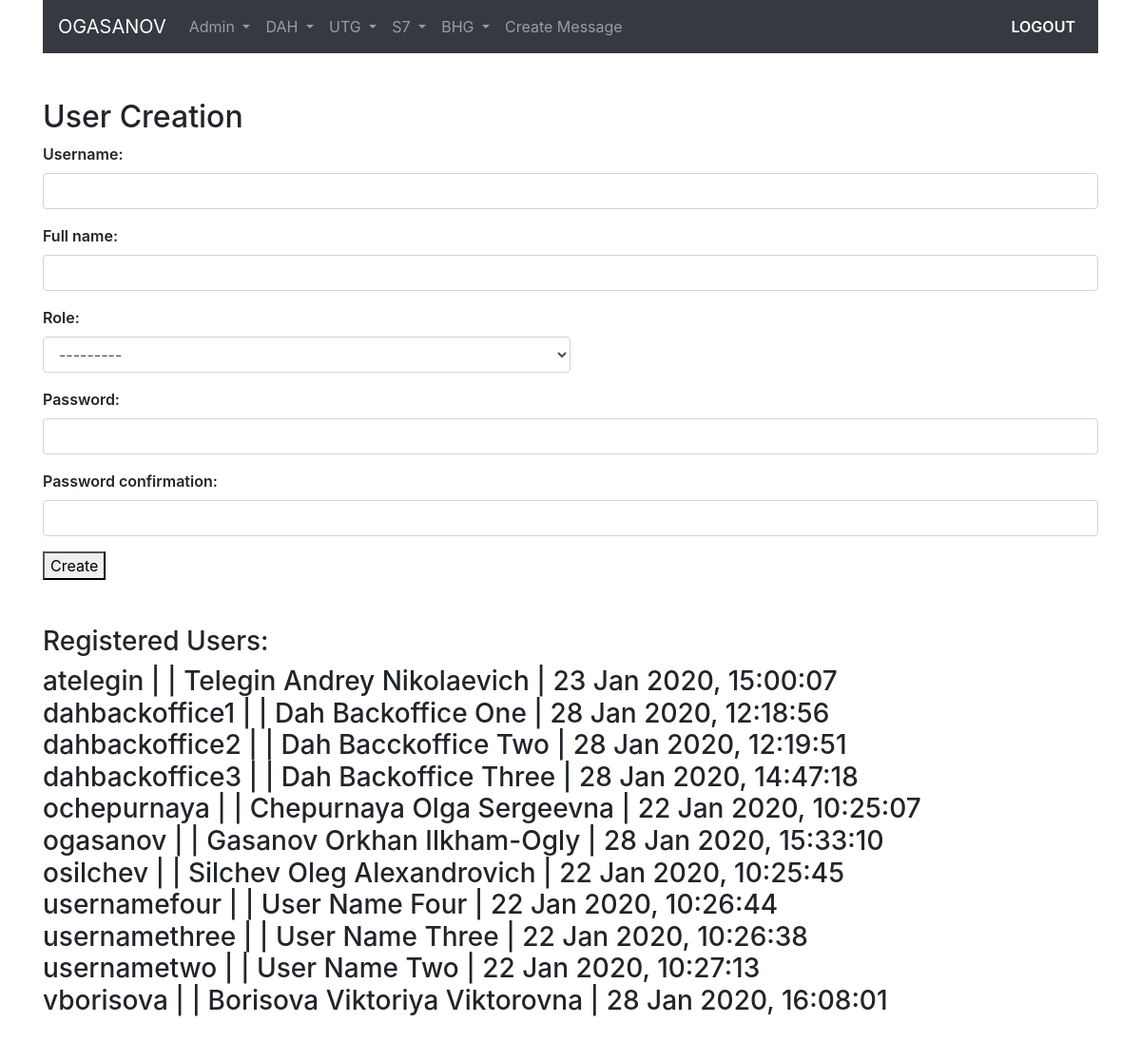
Page /create-user/ (signed in) on the earlier database version.
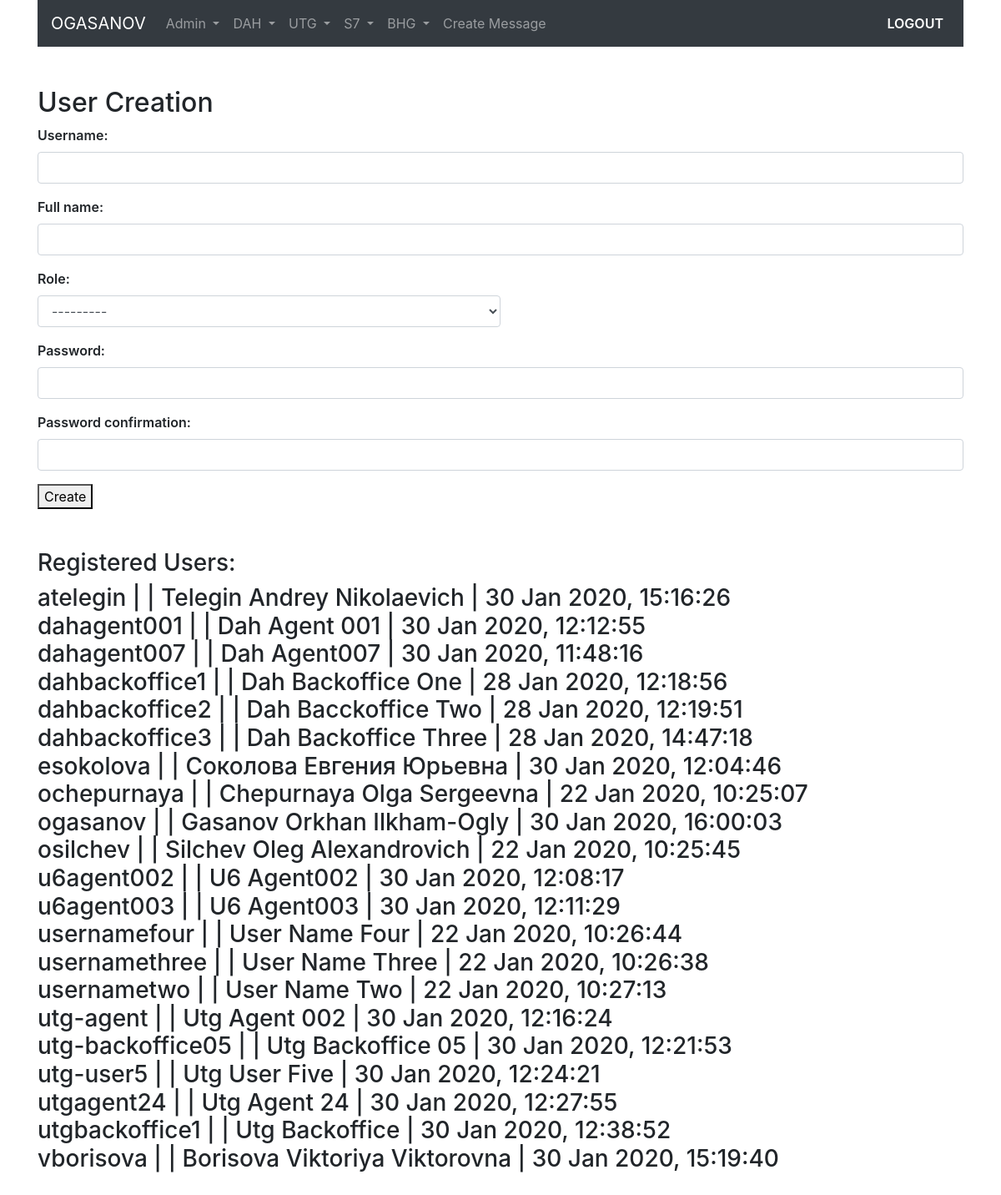
Same page on the later database version.
### user_model/models.py (models this page shows, shortened)
class UserModel(AbstractBaseUser):
    username = models.CharField(verbose_name='username', max_length=30, unique=True)
    fullname = models.CharField(verbose_name='full name', max_length=100)
    role = models.ForeignKey('UserRole', on_delete=models.CASCADE, related_name='role', null=True)
    date_joined = models.DateTimeField(verbose_name='date joined', auto_now_add=True)
    last_login = models.DateTimeField(verbose_name='last login', auto_now=True)
    is_admin = models.BooleanField(default=False)
    is_active = models.BooleanField(default=True)
    is_staff = models.BooleanField(default=False)
    is_superuser = models.BooleanField(default=False)
    USERNAME_FIELD = 'username'
    REQUIRED_FIELDS = ['fullname', 'role']
    objects = UserModelManager()
    class Meta:
        verbose_name = 'User'
        verbose_name_plural = 'Users'
        ordering = ['username']

### user_model/views.py (the view)
# urls.py: path('create-user/', usercreation_view, name='usercreate'),
@login_required
def usercreation_view(request):
    context = {}
    users = UserModel.objects.all()
    if request.POST:
        form = UserModelCreationForm(request.POST)
        if form.is_valid():
            form.save()
            messages.success(request, 'Account created successfully')
            return redirect('usercreate')
        else:
            context['usercreation_form'] = form
    else:
        form = UserModelCreationForm()
        context['usercreation_form'] = form
        context['users'] = users
    return render(request, 'user_model/usercreationform.html', context)

### user_model/forms.py
class UserModelCreationForm(UserCreationForm):
    password1 = forms.CharField(label='Password', max_length=30, widget=forms.PasswordInput(attrs={'class': 'form-control'}))
    password2 = forms.CharField(label='Password confirmation', max_length=30, widget=forms.PasswordInput(attrs={'class': 'form-control'}))
    class Meta:
        model = UserModel
        fields = ('username', 'fullname', 'role', 'password1', 'password2')
        widgets = {
            'username': forms.TextInput(attrs={'class': 'form-control'}),
            'fullname': forms.TextInput(attrs={'class': 'form-control'}),
            'role': forms.Select(attrs={'class': 'form-control col-lg-6 col-sm-6'}),
        }

### user_model/models.py (called while the page is built)
    def __str__(self):
        return self.title

### user_model/templates/user_model/usercreationform.html (shortened to what this page needs)
{% extends 'user_model/base.html' %}
{% block content %}
    {% if request.user.is_authenticated and request.user.is_admin %}
        <h2>User Creation</h2>
        <form method="post">
            {% for field in usercreation_form %}
            <p>
                {{ field.label_tag }}
                {{ field }}
            </p>
            {% endfor %}
            <button type="submit">Create</button>
        </form>
    {% else %}
        <h2>access denied</h2>
    {% endif %}
    <br><br>
    <h3>Registered Users:</h3>
    <h3>
        {% for user in users %}
            {{ user.username }} | {{ user.entity }} | {{ user.fullname }} | {{ user.last_login|date:'d M Y, H:i:s' }}
            <br>
        {% endfor %}
    </h3>
    <br>
{% endblock %}

### user_model/templates/user_model/includes/navbar.html (shortened to what this page needs)
<nav class="navbar navbar-expand-md navbar-dark bg-dark sticky-top">
    {% if request.user.is_authenticated %}
        <a class="navbar-brand" href="{% url 'homepage' %}">{{ request.user.username|upper }}</a>
    {% else %}
        <a class="navbar-brand mx-auto" href="{% url 'homepage' %}">Рассылка сообщений по рейсам</a>
    {% endif %}
    {% if request.user.is_authenticated and request.user.is_admin %}
    <div class="collapse navbar-collapse" id="navbarSupportedContent">
        <ul class="navbar-nav mr-auto">
            {% include 'user_model/includes/nav_item_admin.html' %}
            {% include 'user_model/includes/nav_item_template.html' %}
        </ul>
        <ul class="navbar-nav ml-auto">
            {% include 'user_model/includes/nav_item_logout.html' %}
        </ul>
    </div>
    {% endif %}
</nav>

Differences in the rows shown:
changed UserModel "ogasanov": last_login "28 Jan 2020, 15:33:10" → "30 Jan 2020, 16:00:03"
changed UserModel "atelegin": last_login "23 Jan 2020, 15:00:07" → "30 Jan 2020, 15:16:26"
added UserModel: username "dahagent001", fullname "Dah Agent 001", last_login "30 Jan 2020, 12:12:55"
added UserModel: username "dahagent007", fullname "Dah Agent007", last_login "30 Jan 2020, 11:48:16"
added UserModel: username "esokolova", fullname "Соколова Евгения Юрьевна", last_login "30 Jan 2020, 12:04:46"
added UserModel: username "u6agent002", fullname "U6 Agent002", last_login "30 Jan 2020, 12:08:17"
added UserModel: username "u6agent003", fullname "U6 Agent003", last_login "30 Jan 2020, 12:11:29"
added UserModel: username "utg-agent", fullname "Utg Agent 002", last_login "30 Jan 2020, 12:16:24"
added UserModel: username "utg-backoffice05", fullname "Utg Backoffice 05", last_login "30 Jan 2020, 12:21:53"
added UserModel: username "utg-user5", fullname "Utg User Five", last_login "30 Jan 2020, 12:24:21"
added UserModel: username "utgagent24", fullname "Utg Agent 24", last_login "30 Jan 2020, 12:27:55"
added UserModel: username "utgbackoffice1", fullname "Utg Backoffice", last_login "30 Jan 2020, 12:38:52"
changed UserModel "vborisova": last_login "28 Jan 2020, 16:08:01" → "30 Jan 2020, 15:19:40"
